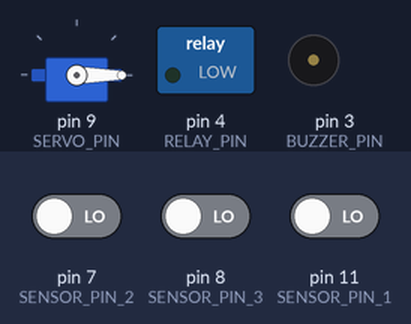
Simulated run of this sketch. Board: Arduino Uno, built with avr-gcc and run on an emulated ATmega328P. On the bench: servo, switched loads named in the sketch (green lamp = pin HIGH), buzzer (waves = sounding). The test bench sets the inputs (shaded band); at power-on: pin 11 (SENSOR_PIN_1) LOW, pin 7 (SENSOR_PIN_2) LOW, pin 8 (SENSOR_PIN_3) LOW.

Above: at 4.6 s.
4.7 s: pin 11 (SENSOR_PIN_1) driven HIGH
At 9.4 s:
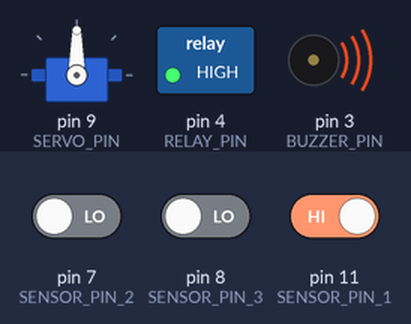
10.2 s: pin 7 (SENSOR_PIN_2) driven HIGH
At 11.2 s:
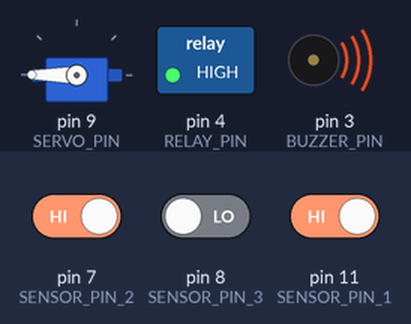
15.9 s: pin 7 (SENSOR_PIN_2) driven LOW
At 18.2 s:
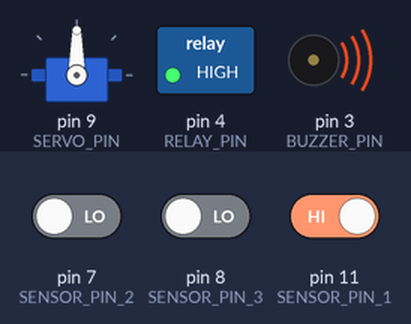
19.4 s: pin 11 (SENSOR_PIN_1) driven LOW
At 21.7 s:
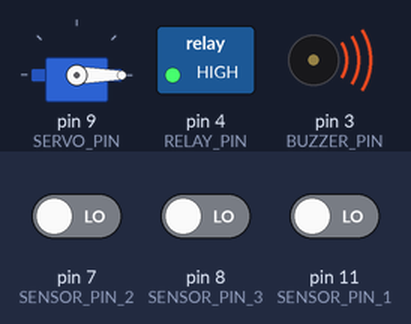
26.5 s: pin 11 (SENSOR_PIN_1) driven HIGH
At 32.2 s:
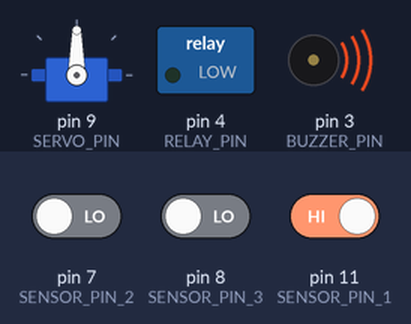
33.4 s: pin 7 (SENSOR_PIN_2) driven HIGH and pin 8 (SENSOR_PIN_3) driven HIGH
At 35.7 s:
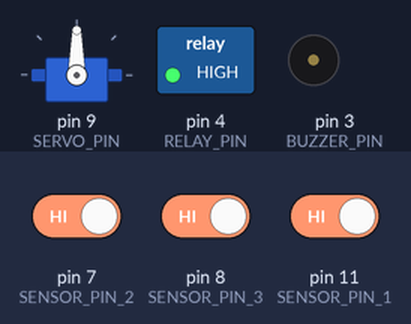
Timing chart, 0 to 37.2 s (numbered marks = the images above; inputs shaded):
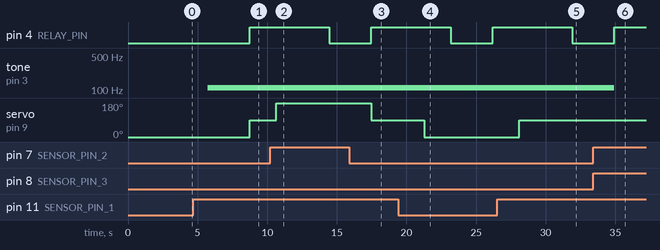

The sketch:

Firedetection.ino
```cpp
#define SENSOR_PIN_1 11
#define SENSOR_PIN_2 7
#define SENSOR_PIN_3 8
#define RELAY_PIN 4

#define BUZZER_PIN 3
#define SPRINKLER_START_DELAY 5000  // 5 seconds
#define SPRINKLER_ON_TIME 3000      // 3 seconds Sprinkler on time
#define SERVO_PIN 9

#include <Servo.h>


unsigned long previousTime = millis();
Servo servoMotor;

void setup() {
  pinMode(RELAY_PIN, OUTPUT);
  pinMode(SENSOR_PIN_1, INPUT);
  pinMode(SENSOR_PIN_2, INPUT);
  pinMode(SENSOR_PIN_3, INPUT);
  pinMode(BUZZER_PIN, OUTPUT);

  servoMotor.attach(SERVO_PIN); // Attach servo motor to pin 9
}

void loop() {
  // Check if any of the flame sensors detect fire
  if (isFireDetected(SENSOR_PIN_1)) {
    moveServoToPosition(1);
    activateFireSiren();
    activateSprinkler();
  }
  else if (isFireDetected(SENSOR_PIN_2)) {
    moveServoToPosition(2);
    activateFireSiren();
    activateSprinkler();
  }
  else if (isFireDetected(SENSOR_PIN_3)) {
    moveServoToPosition(3);
    activateFireSiren();
    activateSprinkler();
  }
  else {
    // No fire detected, turn off fire siren and sprinkler
    deactivateFireSiren();
    deactivateSprinkler();
  }
}

bool isFireDetected(int pin) {
  int sensorValue = digitalRead(pin);
  return sensorValue == LOW; // Fire detected when sensor value is LOW
}

void activateFireSiren() {
  // Generate fire siren sound
  for (int i = 100; i < 2000; i += 10) {
    tone(BUZZER_PIN, i);
    delay(5);
  }
  for (int i = 2000; i > 100; i -= 10) {
    tone(BUZZER_PIN, i);
    delay(5);
  }
}

void deactivateFireSiren() {
  // Turn off fire siren
  noTone(BUZZER_PIN);
}

void activateSprinkler() {
  if (millis() - previousTime > SPRINKLER_START_DELAY) {
    digitalWrite(RELAY_PIN, LOW); // Turn on sprinkler
    delay(SPRINKLER_ON_TIME);
    digitalWrite(RELAY_PIN, HIGH); // Turn off sprinkler
    previousTime = millis();
  }
}

void deactivateSprinkler() {
  digitalWrite(RELAY_PIN, HIGH); // Turn off sprinkler
}

void moveServoToPosition(int sensorNumber) {
  // Move the servo motor based on which sensor detects fire
  switch (sensorNumber) {
    case 1:
      servoMotor.write(0); // Move servo to position for sensor 1
      break;
    case 2:
      servoMotor.write(90); // Move servo to position for sensor 2
      break;
    case 3:
      servoMotor.write(180); // Move servo to position for sensor 3
      break;
  }
}
```

Measured:
- after the input at 4.7 s, servo on pin 9 (SERVO_PIN): 0° → 90° after 4.0 s
- after the input at 10.2 s, servo on pin 9 (SERVO_PIN): 90° → 180° after 0.43 s
- after the input at 15.9 s, tone on pin 3 (BUZZER_PIN): stays 110 Hz (without the input it goes to 170 Hz after 3.5 s); servo on pin 9 (SERVO_PIN): 180° → 90° after 1.6 s
- after the input at 19.4 s, tone on pin 3 (BUZZER_PIN): stays 110 Hz (without the input it goes to 740 Hz after 7.1 s); servo on pin 9 (SERVO_PIN): 90° → 0° after 1.9 s
- after the input at 26.5 s, servo on pin 9 (SERVO_PIN): 0° → 90° after 1.6 s
- after the input at 33.4 s, tone on pin 3 (BUZZER_PIN): 110 Hz → silent after 1.5 s
